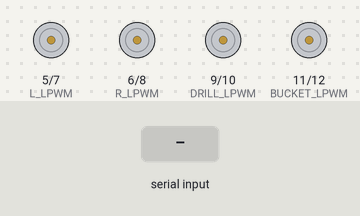
Simulated run of this sketch. Board: Arduino Uno, built with avr-gcc and run on an emulated ATmega328P. On the bench: motor-driver pin pairs drawn as motors (green arrow = first pin HIGH = forward, orange = second pin HIGH = backward, longer = more drive). Inputs (shaded band) come from the test bench.

Above: at 1.2 s.
1.3 s: "F" received over Serial
At 2.2 s:
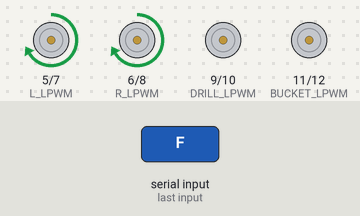
2.8 s: "L" received over Serial
At 3.2 s:
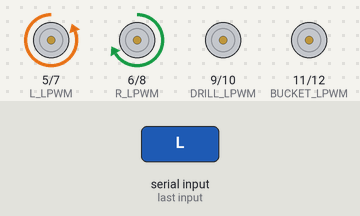
4.8 s: "R" received over Serial
At 5.2 s:
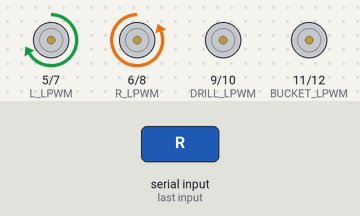
6.8 s: "B" received over Serial
At 7.6 s:
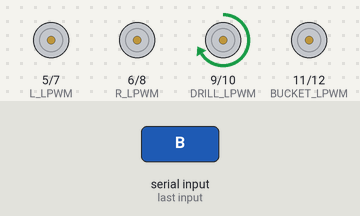
8.3 s: "D" received over Serial
At 8.8 s:
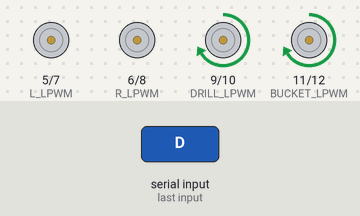
11.3 s: "U" received over Serial
At 12.3 s:
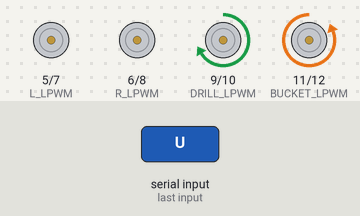
Timing chart, 0 to 14.3 s (numbered marks = the images above; inputs shaded):
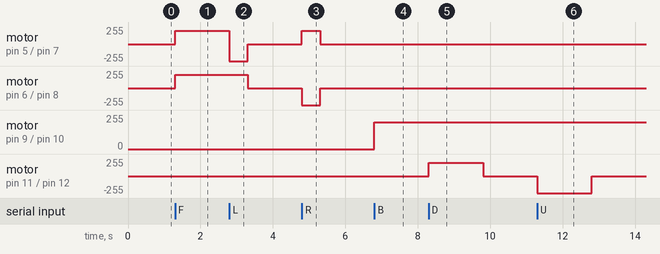

Measured:
- after the input at 1.3 s, motor on pin 5 (L_LPWM) / pin 7 (L_RPWM), motor on pin 6 (R_LPWM) / pin 8 (R_RPWM): stopped → forward 200/255 at once
- after the input at 2.8 s, motor on pin 5 (L_LPWM) / pin 7 (L_RPWM): forward 200/255 → backward 255/255 at once, → stopped 0.50 s later; motor on pin 6 (R_LPWM) / pin 8 (R_RPWM): forward 200/255 → stopped after 0.50 s
- after the input at 4.8 s, motor on pin 5 (L_LPWM) / pin 7 (L_RPWM): stopped → forward 200/255 at once, → stopped 0.50 s later; motor on pin 6 (R_LPWM) / pin 8 (R_RPWM): stopped → backward 255/255 at once, → stopped 0.50 s later
- after the input at 6.8 s, motor on pin 9 (DRILL_LPWM) / pin 10 (DRILL_RPWM): stopped → forward 200/255 at once
- after the input at 8.3 s, motor on pin 11 (BUCKET_LPWM) / pin 12 (BUCKET_RPWM): stopped → forward 200/255 at once, → stopped 1.5 s later
- after the input at 11.3 s, motor on pin 11 (BUCKET_LPWM) / pin 12 (BUCKET_RPWM): stopped → backward 255/255 at once, → stopped 1.5 s later

The sketch:

road_to_space_main.ino
```cpp
const int L_LPWM = 5, L_RPWM = 7;
const int R_LPWM = 6, R_RPWM = 8;
const int DRILL_LPWM = 9;
const int DRILL_RPWM = 10;
const int BUCKET_LPWM = 11;
const int BUCKET_RPWM = 12;

char command;

void setup() {
  Serial.begin(9600);
  pinMode(L_LPWM, OUTPUT); pinMode(L_RPWM, OUTPUT);
  pinMode(R_LPWM, OUTPUT); pinMode(R_RPWM, OUTPUT);
  pinMode(DRILL_LPWM, OUTPUT); pinMode(DRILL_RPWM, OUTPUT);
  pinMode(BUCKET_LPWM, OUTPUT); pinMode(BUCKET_RPWM, OUTPUT);
  stopAll();
}

void loop() {
  if (Serial.available() > 0) {
    command = Serial.read();
    switch (command) {
      case 'F': moveForward(); break;
      case 'L': turnLeft(); break;
      case 'R': turnRight(); break;
      case 'S': stopTracks(); break;
      case 'B': startDrill(); break;
      case 'b': stopDrill(); break;
      case 'D': bucketDown(); break;
      case 'U': bucketUp(); break;
      case 'E': buryModule(); break;
    }
  }
}

void moveForward() {
  analogWrite(L_LPWM, 200); analogWrite(L_RPWM, 0);
  analogWrite(R_LPWM, 200); analogWrite(R_RPWM, 0);
}

void turnLeft() {
  analogWrite(L_LPWM, 0);   analogWrite(L_RPWM, 200);
  analogWrite(R_LPWM, 200); analogWrite(R_RPWM, 0);
  delay(500);
  stopTracks();
}

void turnRight() {
  analogWrite(L_LPWM, 200); analogWrite(L_RPWM, 0);
  analogWrite(R_LPWM, 0);   analogWrite(R_RPWM, 200);
  delay(500);
  stopTracks();
}

void stopTracks() {
  analogWrite(L_LPWM, 0); analogWrite(L_RPWM, 0);
  analogWrite(R_LPWM, 0); analogWrite(R_RPWM, 0);
}

void startDrill() {
  analogWrite(DRILL_LPWM, 200);
  analogWrite(DRILL_RPWM, 0);
}

void stopDrill() {
  analogWrite(DRILL_LPWM, 0);
  analogWrite(DRILL_RPWM, 0);
}

void bucketDown() {
  analogWrite(BUCKET_LPWM, 200);
  analogWrite(BUCKET_RPWM, 0);
  delay(1500);
  stopBucket();
}

void bucketUp() {
  analogWrite(BUCKET_LPWM, 0);
  analogWrite(BUCKET_RPWM, 200);
  delay(1500);
  stopBucket();
}

void stopBucket() {
  analogWrite(BUCKET_LPWM, 0);
  analogWrite(BUCKET_RPWM, 0);
}

void buryModule() {
  startDrill();
  delay(3000);
  stopDrill();
  bucketDown();
  bucketUp();
  stopTracks();
}

void stopAll() {
  stopTracks();
  stopDrill();
  stopBucket();
}
```
